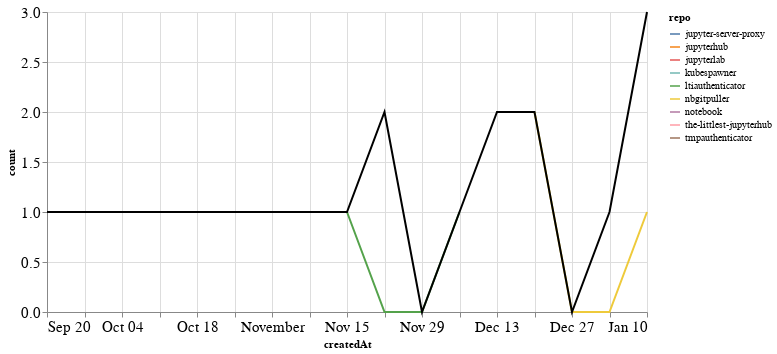

Here is the notebook cell this chart was saved with:
### Markdown cell above
### PRs

### Code cell
prs_time = prs.groupby('repo').resample('W', on='createdAt').count()['author'].reset_index()
prs_time = prs_time.rename(columns={'author': 'count'})
prs_time_total = prs_time.groupby('createdAt').agg({"count": "sum"}).reset_index()

ch1 = alt.Chart(prs_time, width=600).mark_line().encode(
    x='createdAt',
    y='count',
    color='repo',
    tooltip="repo"
)

ch2 = alt.Chart(prs_time_total, width=600).mark_line(color="black").encode(
    x='createdAt',
    y='count',
)

ch1 + ch2

### Figure 1 — Vega-Lite specification as saved in the notebook (floating-point values rounded to 4 significant figures)
{"config": {"axisLeft": {"labelFontSize": 15}, "axisBottom": {"labelFontSize": 15}}, "layer": [{"data": {"name": "data-3c48e45351bf126d7ce430b1c036a3a2"}, "mark": "line", "encoding": {"color": {"type": "nominal", "field": "repo"}, "tooltip": {"type": "nominal", "field": "repo"}, "x": {"type": "temporal", "field": "createdAt"}, "y": {"type": "quantitative", "field": "count"}}, "width": 600}, {"data": {"name": "data-a81fe6818359327a0c53325af933c928"}, "mark": {"type": "line", "color": "black"}, "encoding": {"x": {"type": "temporal", "field": "createdAt"}, "y": {"type": "quantitative", "field": "count"}}, "width": 600}], "$schema": "https://vega.github.io/schema/vega-lite/v4.8.1.json", "datasets": {"data-3c48e45351bf126d7ce430b1c036a3a2": [{"repo": "jupyter-server-proxy", "createdAt": "2021-01-10T00:00:00", "count": 2}, {"repo": "jupyterhub", "createdAt": "2020-09-20T00:00:00", "count": 1}, {"repo": "jupyterlab", "createdAt": "2020-11-22T00:00:00", "count": 1}, {"repo": "kubespawner", "createdAt": "2020-12-13T00:00:00", "count": 1}, {"repo": "ltiauthenticator", "createdAt": "2020-11-15T00:00:00", "count": 1}, {"repo": "ltiauthenticator", "createdAt": "2020-11-22T00:00:00", "count": 0}, {"repo": "ltiauthenticator", "createdAt": "2020-11-29T00:00:00", "count": 0}, {"repo": "ltiauthenticator", "createdAt": "2020-12-06T00:00:00", "count": 1}, {"repo": "nbgitpuller", "createdAt": "2020-12-20T00:00:00", "count": 2}, {"repo": "nbgitpuller", "createdAt": "2020-12-27T00:00:00", "count": 0}, {"repo": "nbgitpuller", "createdAt": "2021-01-03T00:00:00", "count": 0}, {"repo": "nbgitpuller", "createdAt": "2021-01-10T00:00:00", "count": 1}, {"repo": "notebook", "createdAt": "2020-11-22T00:00:00", "count": 1}, {"repo": "the-littlest-jupyterhub", "createdAt": "2021-01-03T00:00:00", "count": 1}, {"repo": "tmpauthenticator", "createdAt": "2020-12-13T00:00:00", "count": 1}], "data-a81fe6818359327a0c53325af933c928": [{"createdAt": "2020-09-20T00:00:00", "count": 1}, {"createdAt": "2020-11-15T00:00:00", "count": 1}, {"createdAt": "2020-11-22T00:00:00", "count": 2}, {"createdAt": "2020-11-29T00:00:00", "count": 0}, {"createdAt": "2020-12-06T00:00:00", "count": 1}, {"createdAt": "2020-12-13T00:00:00", "count": 2}, {"createdAt": "2020-12-20T00:00:00", "count": 2}, {"createdAt": "2020-12-27T00:00:00", "count": 0}, {"createdAt": "2021-01-03T00:00:00", "count": 1}, {"createdAt": "2021-01-10T00:00:00", "count": 3}]}}
